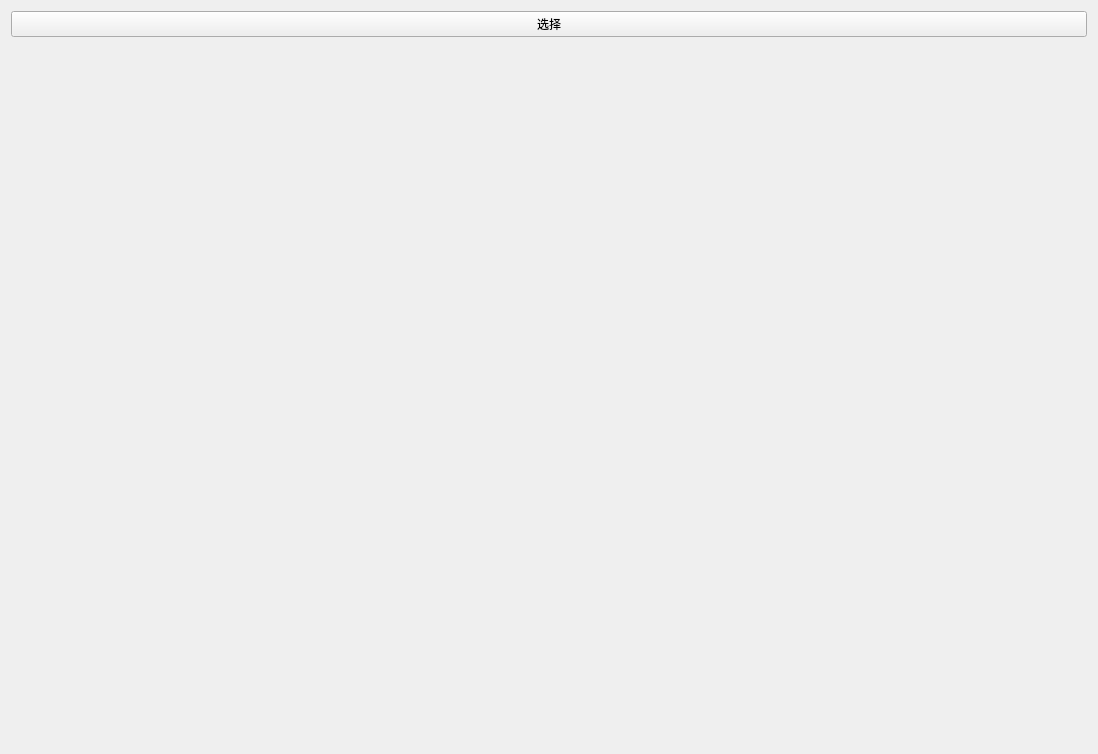
<?xml version="1.0" encoding="UTF-8"?>
<ui version="4.0">
 <class>OpencvJpeg</class>
 <widget class="QWidget" name="OpencvJpeg">
  <property name="geometry">
   <rect>
    <x>0</x>
    <y>0</y>
    <width>1098</width>
    <height>754</height>
   </rect>
  </property>
  <property name="windowTitle">
   <string>JPEGPlayer</string>
  </property>
  <layout class="QGridLayout" name="gridLayout_2">
   <item row="0" column="0">
    <layout class="QGridLayout" name="gridLayout">
     <item row="0" column="0">
      <widget class="QPushButton" name="pb_opencv_jpeg_choose">
       <property name="text">
        <string>选择</string>
       </property>
      </widget>
     </item>
     <item row="1" column="0">
      <spacer name="verticalSpacer">
       <property name="orientation">
        <enum>Qt::Vertical</enum>
       </property>
       <property name="sizeHint" stdset="0">
        <size>
         <width>20</width>
         <height>40</height>
        </size>
       </property>
      </spacer>
     </item>
     <item row="2" column="0">
      <widget class="QLabel" name="label_opencv_jpeg_show">
       <property name="text">
        <string/>
       </property>
      </widget>
     </item>
    </layout>
   </item>
  </layout>
 </widget>
 <resources/>
 <connections/>
</ui>
